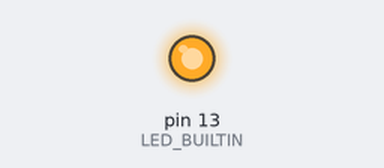
The sketch below on a simulated Arduino Uno, built with avr-gcc and run on an emulated ATmega328P. Parts: output pins drawn as LEDs (lit = HIGH).

Above: at 0.1 s.
At 2.7 s:
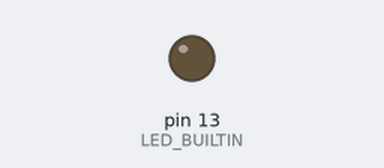
Timing chart, 0 to 6.8 s (numbered marks = the images above):
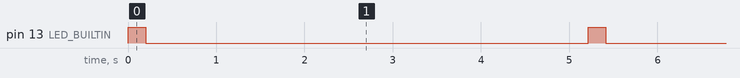

Measured:
- by itself, pin 13 (LED_BUILTIN): alternates HIGH for 0.20 s and LOW for 5.0 s

The sketch:

ax25-beacon.ino
```cpp
#include <SoftwareSerial.h>

#define TXPIN 2
#define RXPIN 3

SoftwareSerial mySerial(RXPIN, TXPIN);

byte packet[44] = {0xC0, 0x00, 0xAA, 0xA2, 0xA4, 0xAC, 0xAA, 0xA2, 0x60, 0x9A, 0x60, 0x98, 0xA8, 0x8A, 0x40, 0xEA, 0xAE, 0x92, 0x88, 0x8A, 0x62, 0x40, 0x62, 0xAE, 0x92, 0x88, 0x8A, 0x64, 0x40, 0x65, 0x03, 0xF0, 0x27, 0x77, 0x59, 0x44, 0x6C, 0x20, 0x1C, 0x5B, 0x2F, 0x3E, 0x0D, 0xC0};

void setup() {
  mySerial.begin(38400);
  //Serial.begin(38400);
  pinMode(LED_BUILTIN, OUTPUT);
}

void loop() {

  digitalWrite(LED_BUILTIN, HIGH);
  delay(200);               // wait for a second

  digitalWrite(LED_BUILTIN, LOW);

  for (int i=0; i<44; i++){
    mySerial.write(packet[i]);
  }

  delay(5000);
}
```
